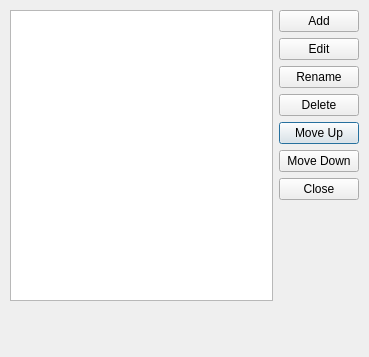
<?xml version="1.0" encoding="UTF-8"?>
<ui version="4.0">
 <class>Dialog</class>
 <widget class="QDialog" name="Dialog">
  <property name="geometry">
   <rect>
    <x>0</x>
    <y>0</y>
    <width>369</width>
    <height>357</height>
   </rect>
  </property>
  <property name="windowTitle">
   <string>Sets</string>
  </property>
  <widget class="QWidget" name="layoutWidget">
   <property name="geometry">
    <rect>
     <x>10</x>
     <y>10</y>
     <width>349</width>
     <height>291</height>
    </rect>
   </property>
   <layout class="QGridLayout" name="gridLayout">
    <item row="4" column="1">
     <widget class="QPushButton" name="upButton">
      <property name="text">
       <string>Move Up</string>
      </property>
     </widget>
    </item>
    <item row="6" column="1">
     <widget class="QPushButton" name="closeButton">
      <property name="text">
       <string>Close</string>
      </property>
     </widget>
    </item>
    <item row="7" column="1">
     <spacer name="verticalSpacer">
      <property name="orientation">
       <enum>Qt::Vertical</enum>
      </property>
      <property name="sizeHint" stdset="0">
       <size>
        <width>20</width>
        <height>40</height>
       </size>
      </property>
     </spacer>
    </item>
    <item row="0" column="0" rowspan="8">
     <widget class="QListWidget" name="setList"/>
    </item>
    <item row="3" column="1">
     <widget class="QPushButton" name="deleteButton">
      <property name="text">
       <string>Delete</string>
      </property>
     </widget>
    </item>
    <item row="0" column="1">
     <widget class="QPushButton" name="addButton">
      <property name="text">
       <string>Add</string>
      </property>
     </widget>
    </item>
    <item row="1" column="1">
     <widget class="QPushButton" name="editButton">
      <property name="text">
       <string>Edit</string>
      </property>
     </widget>
    </item>
    <item row="5" column="1">
     <widget class="QPushButton" name="downButton">
      <property name="text">
       <string>Move Down</string>
      </property>
     </widget>
    </item>
    <item row="2" column="1">
     <widget class="QPushButton" name="renameButton">
      <property name="text">
       <string>Rename</string>
      </property>
     </widget>
    </item>
   </layout>
  </widget>
 </widget>
 <tabstops>
  <tabstop>setList</tabstop>
  <tabstop>addButton</tabstop>
  <tabstop>editButton</tabstop>
  <tabstop>renameButton</tabstop>
  <tabstop>deleteButton</tabstop>
  <tabstop>upButton</tabstop>
  <tabstop>downButton</tabstop>
  <tabstop>closeButton</tabstop>
 </tabstops>
 <resources/>
 <connections/>
</ui>
